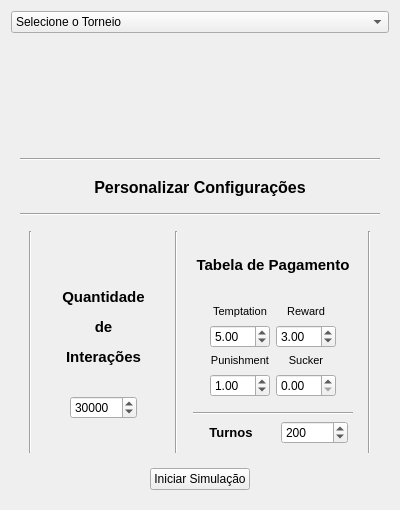
      <widget class="QWidget" name="TorneiosAnteriores">
       <property name="geometry">
        <rect>
         <x>0</x>
         <y>0</y>
         <width>400</width>
         <height>510</height>
        </rect>
       </property>
       <attribute name="label">
        <string>Torneios Anteriores</string>
       </attribute>
       <layout class="QVBoxLayout" name="verticalLayout_2">
        <item alignment="Qt::AlignTop">
         <widget class="QComboBox" name="comboBoxSelecionarTorneio">
          <property name="maximumSize">
           <size>
            <width>380</width>
            <height>16777215</height>
           </size>
          </property>
          <property name="cursor">
           <cursorShape>PointingHandCursor</cursorShape>
          </property>
          <property name="toolTip">
           <string/>
          </property>
          <item>
           <property name="text">
            <string>Selecione o Torneio</string>
           </property>
          </item>
          <item>
           <property name="text">
            <string>Primeiro Torneio de Axelrod</string>
           </property>
          </item>
          <item>
           <property name="text">
            <string>Segundo Torneio de Axelrod</string>
           </property>
          </item>
          <item>
           <property name="text">
            <string>Torneio de Aniversário de 20 anos</string>
           </property>
          </item>
          <item>
           <property name="text">
            <string>Torneio Knight</string>
           </property>
          </item>
          <item>
           <property name="text">
            <string>Torneio Nebuloso de Borges</string>
           </property>
          </item>
         </widget>
        </item>
        <item alignment="Qt::AlignTop">
         <widget class="QWidget" name="widgetPersonalizarConfiguracoes2" native="true">
          <property name="enabled">
           <bool>true</bool>
          </property>
          <property name="minimumSize">
           <size>
            <width>0</width>
            <height>350</height>
           </size>
          </property>
          <property name="maximumSize">
           <size>
            <width>380</width>
            <height>233</height>
           </size>
          </property>
          <layout class="QGridLayout" name="gridLayout_10">
           <property name="bottomMargin">
            <number>9</number>
           </property>
           <item row="1" column="0">
            <layout class="QVBoxLayout" name="verticalLayout_4">
             <item>
              <widget class="Line" name="line_2">
               <property name="orientation">
                <enum>Qt::Horizontal</enum>
               </property>
              </widget>
             </item>
             <item>
              <widget class="QLabel" name="labelPersonalizarConfiguracoes2">
               <property name="enabled">
                <bool>true</bool>
               </property>
               <property name="maximumSize">
                <size>
                 <width>16777215</width>
                 <height>40</height>
                </size>
               </property>
               <property name="font">
                <font>
                 <pointsize>12</pointsize>
                 <weight>75</weight>
                 <bold>true</bold>
                </font>
               </property>
               <property name="toolTip">
                <string>Configurações acessíveis ao torneio selecionado</string>
               </property>
               <property name="lineWidth">
                <number>1</number>
               </property>
               <property name="text">
                <string>Personalizar Configurações</string>
               </property>
               <property name="textFormat">
                <enum>Qt::AutoText</enum>
               </property>
               <property name="alignment">
                <set>Qt::AlignCenter</set>
               </property>
               <property name="margin">
                <number>0</number>
               </property>
              </widget>
             </item>
             <item>
              <widget class="Line" name="line_7">
               <property name="orientation">
                <enum>Qt::Horizontal</enum>
               </property>
              </widget>
             </item>
             <item>
              <widget class="QWidget" name="widget_7" native="true">
               <property name="maximumSize">
                <size>
                 <width>16777215</width>
                 <height>16777215</height>
                </size>
               </property>
               <layout class="QHBoxLayout" name="horizontalLayout_5">
                <item>
                 <widget class="Line" name="line_6">
                  <property name="orientation">
                   <enum>Qt::Vertical</enum>
                  </property>
                 </widget>
                </item>
                <item alignment="Qt::AlignVCenter">
                 <widget class="QWidget" name="widgetQuantidadeInteracoes2" native="true">
                  <layout class="QVBoxLayout" name="verticalLayout_6">
                   <item alignment="Qt::AlignTop">
                    <widget class="QLabel" name="labelQuantidadeInteracoes2">
                     <property name="minimumSize">
                      <size>
                       <width>0</width>
                       <height>125</height>
                      </size>
                     </property>
                     <property name="maximumSize">
                      <size>
                       <width>16777215</width>
                       <height>100</height>
                      </size>
                     </property>
                     <property name="font">
                      <font>
                       <pointsize>11</pointsize>
                       <weight>75</weight>
                       <bold>true</bold>
                      </font>
                     </property>
                     <property name="toolTip">
                      <string>Quantidade de interações por grupo no torneio de Borges</string>
                     </property>
                     <property name="inputMethodHints">
                      <set>Qt::ImhNone</set>
                     </property>
                     <property name="text">
                      <string>&lt;html&gt;&lt;head/&gt;&lt;body&gt;&lt;p align=&quot;center&quot;&gt;Quantidade&lt;/p&gt;&lt;p align=&quot;center&quot;&gt;de&lt;/p&gt;&lt;p align=&quot;center&quot;&gt;Interações&lt;/p&gt;&lt;/body&gt;&lt;/html&gt;</string>
                     </property>
                     <property name="alignment">
                      <set>Qt::AlignCenter</set>
                     </property>
                    </widget>
                   </item>
                   <item alignment="Qt::AlignHCenter">
                    <widget class="QSpinBox" name="spinBoxQuantidadeInteracoest2">
                     <property name="enabled">
                      <bool>true</bool>
                     </property>
                     <property name="maximumSize">
                      <size>
                       <width>75</width>
                       <height>16777215</height>
                      </size>
                     </property>
                     <property name="toolTip">
                      <string/>
                     </property>
                     <property name="minimum">
                      <number>1</number>
                     </property>
                     <property name="maximum">
                      <number>1000000000</number>
                     </property>
                     <property name="value">
                      <number>30000</number>
                     </property>
                    </widget>
                   </item>
                  </layout>
                 </widget>
                </item>
                <item>
                 <widget class="Line" name="line_4">
                  <property name="orientation">
                   <enum>Qt::Vertical</enum>
                  </property>
                 </widget>
                </item>
                <item alignment="Qt::AlignVCenter">
                 <widget class="QWidget" name="widgetPayoff2" native="true">
                  <layout class="QVBoxLayout" name="verticalLayout_7">
                   <item>
                    <widget class="QLabel" name="labelPayoff2">
                     <property name="minimumSize">
                      <size>
                       <width>0</width>
                       <height>50</height>
                      </size>
                     </property>
                     <property name="maximumSize">
                      <size>
                       <width>16777215</width>
                       <height>50</height>
                      </size>
                     </property>
                     <property name="font">
                      <font>
                       <pointsize>11</pointsize>
                       <weight>75</weight>
                       <bold>true</bold>
                      </font>
                     </property>
                     <property name="toolTip">
                      <string>Tabela de Pagamentos dos torneios RoundRobin</string>
                     </property>
                     <property name="text">
                      <string>Tabela de Pagamento</string>
                     </property>
                     <property name="scaledContents">
                      <bool>false</bool>
                     </property>
                     <property name="alignment">
                      <set>Qt::AlignCenter</set>
                     </property>
                     <property name="wordWrap">
                      <bool>true</bool>
                     </property>
                    </widget>
                   </item>
                   <item>
                    <widget class="QWidget" name="widget_3" native="true">
                     <property name="minimumSize">
                      <size>
                       <width>160</width>
                       <height>110</height>
                      </size>
                     </property>
                     <layout class="QGridLayout" name="gridLayout_6">
                      <item row="0" column="0">
                       <layout class="QGridLayout" name="gridLayout_5">
                        <property name="verticalSpacing">
                         <number>6</number>
                        </property>
                        <item row="2" column="1">
                         <widget class="QLabel" name="labelS2">
                          <property name="maximumSize">
                           <size>
                            <width>16777215</width>
                            <height>15</height>
                           </size>
                          </property>
                          <property name="font">
                           <font>
                            <pointsize>8</pointsize>
                           </font>
                          </property>
                          <property name="toolTip">
                           <string/>
                          </property>
                          <property name="text">
                           <string>Sucker</string>
                          </property>
                          <property name="alignment">
                           <set>Qt::AlignHCenter|Qt::AlignTop</set>
                          </property>
                         </widget>
                        </item>
                        <item row="2" column="0">
                         <widget class="QLabel" name="labelP2">
                          <property name="maximumSize">
                           <size>
                            <width>16777215</width>
                            <height>15</height>
                           </size>
                          </property>
                          <property name="font">
                           <font>
                            <pointsize>8</pointsize>
                           </font>
                          </property>
                          <property name="toolTip">
                           <string/>
                          </property>
                          <property name="text">
                           <string>Punishment</string>
                          </property>
                          <property name="alignment">
                           <set>Qt::AlignHCenter|Qt::AlignTop</set>
                          </property>
                         </widget>
                        </item>
                        <item row="0" column="1">
                         <widget class="QLabel" name="labelR2">
                          <property name="maximumSize">
                           <size>
                            <width>16777215</width>
                            <height>15</height>
                           </size>
                          </property>
                          <property name="font">
                           <font>
                            <pointsize>8</pointsize>
                           </font>
                          </property>
                          <property name="toolTip">
                           <string/>
                          </property>
                          <property name="text">
                           <string>Reward</string>
                          </property>
                          <property name="alignment">
                           <set>Qt::AlignHCenter|Qt::AlignTop</set>
                          </property>
                         </widget>
                        </item>
                        <item row="1" column="1">
                         <widget class="QDoubleSpinBox" name="spinBoxR2">
                          <property name="maximumSize">
                           <size>
                            <width>60</width>
                            <height>16777215</height>
                           </size>
                          </property>
                          <property name="maximum">
                           <double>1000.000000000000000</double>
                          </property>
                          <property name="value">
                           <double>3.000000000000000</double>
                          </property>
                         </widget>
                        </item>
                        <item row="3" column="0">
                         <widget class="QDoubleSpinBox" name="spinBoxP2">
                          <property name="maximumSize">
                           <size>
                            <width>60</width>
                            <height>16777215</height>
                           </size>
                          </property>
                          <property name="prefix">
                           <string/>
                          </property>
                          <property name="maximum">
                           <double>1000.000000000000000</double>
                          </property>
                          <property name="value">
                           <double>1.000000000000000</double>
                          </property>
                         </widget>
                        </item>
                        <item row="0" column="0">
                         <widget class="QLabel" name="labelT2">
                          <property name="maximumSize">
                           <size>
                            <width>16777215</width>
                            <height>15</height>
                           </size>
                          </property>
                          <property name="font">
                           <font>
                            <pointsize>8</pointsize>
                           </font>
                          </property>
                          <property name="toolTip">
                           <string/>
                          </property>
                          <property name="text">
                           <string>Temptation</string>
                          </property>
                          <property name="alignment">
                           <set>Qt::AlignHCenter|Qt::AlignTop</set>
                          </property>
                         </widget>
                        </item>
                        <item row="3" column="1">
                         <widget class="QDoubleSpinBox" name="spinBoxS2">
                          <property name="maximumSize">
                           <size>
                            <width>60</width>
                            <height>16777215</height>
                           </size>
                          </property>
                          <property name="maximum">
                           <double>1000.000000000000000</double>
                          </property>
                         </widget>
                        </item>
                        <item row="1" column="0">
                         <widget class="QDoubleSpinBox" name="spinBoxT2">
                          <property name="maximumSize">
                           <size>
                            <width>60</width>
                            <height>16777215</height>
                           </size>
                          </property>
                          <property name="cursor">
                           <cursorShape>ArrowCursor</cursorShape>
                          </property>
                          <property name="mouseTracking">
                           <bool>false</bool>
                          </property>
                          <property name="toolTip">
                           <string/>
                          </property>
                          <property name="whatsThis">
                           <string/>
                          </property>
                          <property name="showGroupSeparator" stdset="0">
                           <bool>false</bool>
                          </property>
                          <property name="decimals">
                           <number>2</number>
                          </property>
                          <property name="minimum">
                           <double>0.000000000000000</double>
                          </property>
                          <property name="maximum">
                           <double>1000.000000000000000</double>
                          </property>
                          <property name="value">
                           <double>5.000000000000000</double>
                          </property>
                         </widget>
                        </item>
                       </layout>
                      </item>
                     </layout>
                    </widget>
                   </item>
                   <item>
                    <widget class="Line" name="line">
                     <property name="orientation">
                      <enum>Qt::Horizontal</enum>
                     </property>
                    </widget>
                   </item>
                   <item>
                    <layout class="QHBoxLayout" name="horizontalLayout_2">
                     <item alignment="Qt::AlignHCenter">
                      <widget class="QLabel" name="labelTurnos2">
                       <property name="maximumSize">
                        <size>
                         <width>16777215</width>
                         <height>20</height>
                        </size>
                       </property>
                       <property name="font">
                        <font>
                         <pointsize>10</pointsize>
                         <weight>75</weight>
                         <bold>true</bold>
                        </font>
                       </property>
                       <property name="toolTip">
                        <string>Quantidade de rodadas em uma interação</string>
                       </property>
                       <property name="inputMethodHints">
                        <set>Qt::ImhNone</set>
                       </property>
                       <property name="text">
                        <string>Turnos</string>
                       </property>
                       <property name="alignment">
                        <set>Qt::AlignCenter</set>
                       </property>
                      </widget>
                     </item>
                     <item alignment="Qt::AlignHCenter">
                      <widget class="QSpinBox" name="spinBoxTurnos2">
                       <property name="maximumSize">
                        <size>
                         <width>75</width>
                         <height>16777215</height>
                        </size>
                       </property>
                       <property name="toolTip">
                        <string/>
                       </property>
                       <property name="minimum">
                        <number>1</number>
                       </property>
                       <property name="maximum">
                        <number>1000000000</number>
                       </property>
                       <property name="value">
                        <number>200</number>
                       </property>
                      </widget>
                     </item>
                    </layout>
                   </item>
                  </layout>
                 </widget>
                </item>
                <item>
                 <widget class="Line" name="line_8">
                  <property name="orientation">
                   <enum>Qt::Vertical</enum>
                  </property>
                 </widget>
                </item>
               </layout>
              </widget>
             </item>
             <item alignment="Qt::AlignHCenter">
              <widget class="QPushButton" name="pushButtonSimularTorneio2">
               <property name="enabled">
                <bool>true</bool>
               </property>
               <property name="maximumSize">
                <size>
                 <width>120</width>
                 <height>16777215</height>
                </size>
               </property>
               <property name="cursor">
                <cursorShape>PointingHandCursor</cursorShape>
               </property>
               <property name="text">
                <string>Iniciar Simulação</string>
               </property>
              </widget>
             </item>
            </layout>
           </item>
          </layout>
         </widget>
        </item>
       </layout>
      </widget>
